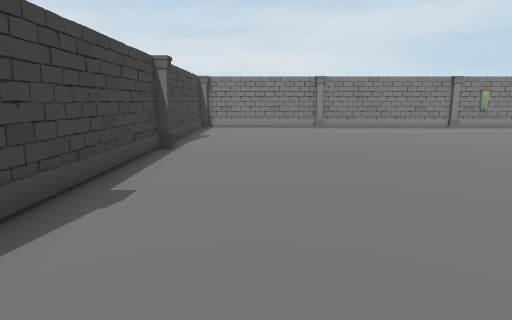
View 1 (above)

15 first-person views from a walk through a 3-D level made in the Unity game engine. The camera is 1.4 m above the floor, tilts 10° down and sees 75° across. The floor is counted in squares, 1.31 m on a side. Each view is taken from the middle of a square. On the plan, view 1 faces up. The plan holds only what a view shows up to about 13 squares ahead; the rest is blank. The player character is not drawn. Some surface patterns are stand-ins.

View 2
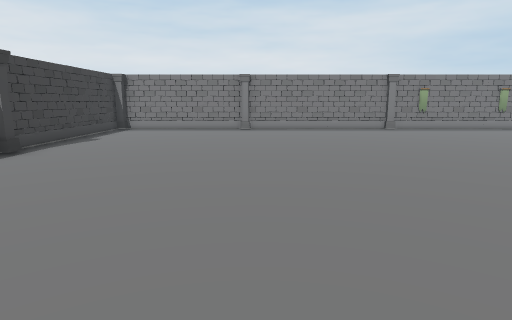

View 3
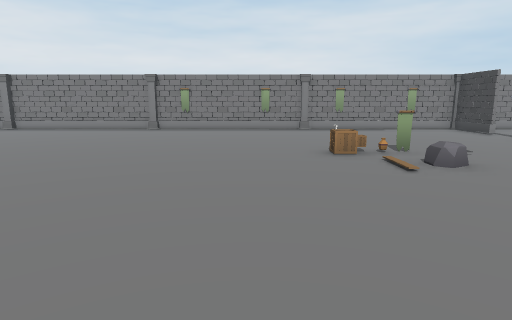

View 4
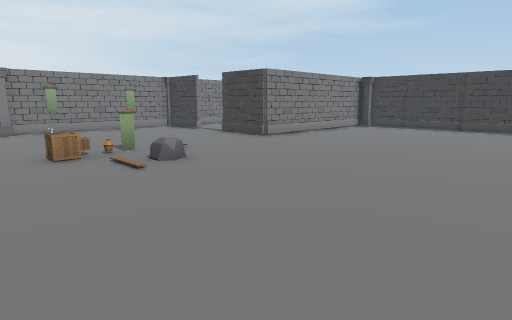

View 5
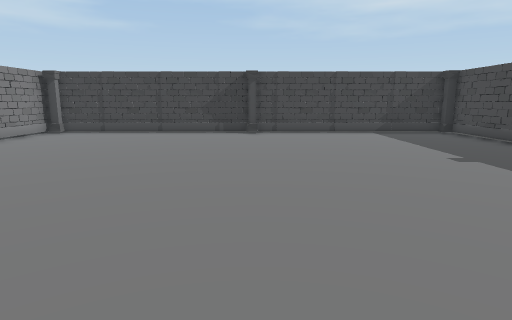

View 6
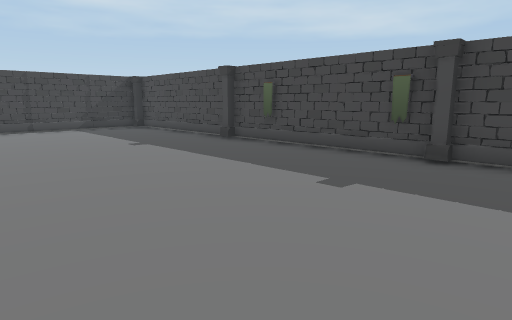

View 7
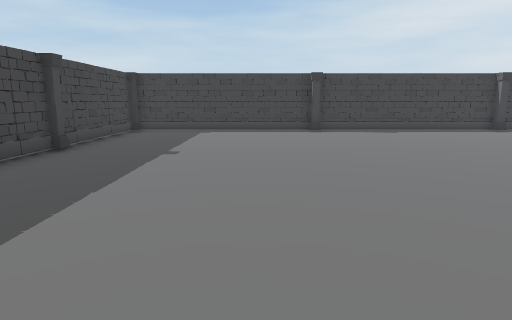

View 8
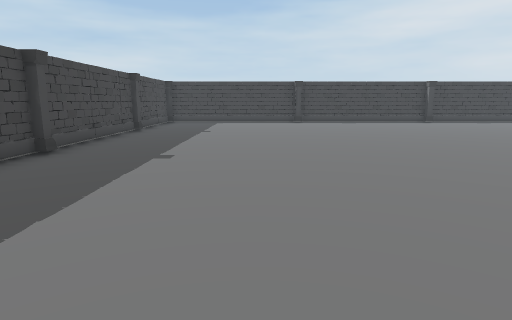

View 9
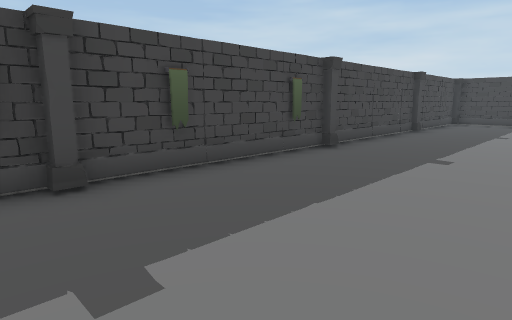

View 10
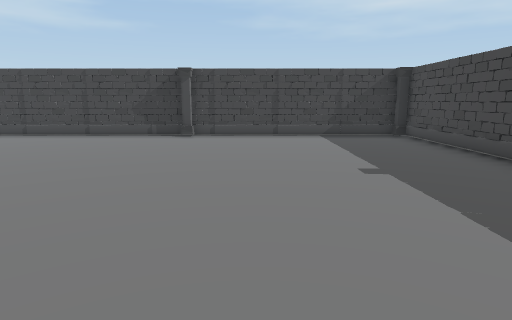

View 11
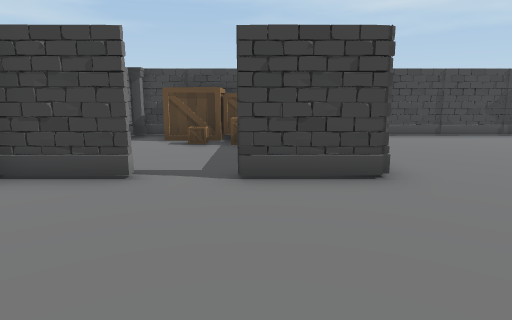

View 12
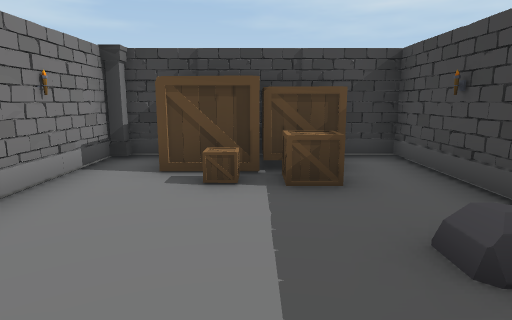

View 13
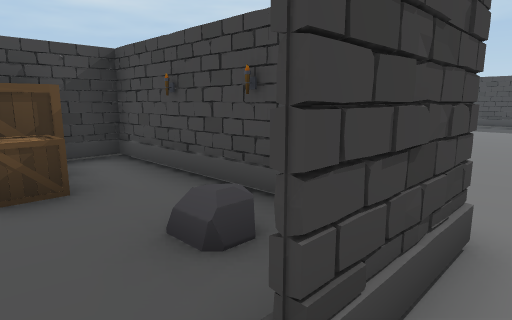

View 14
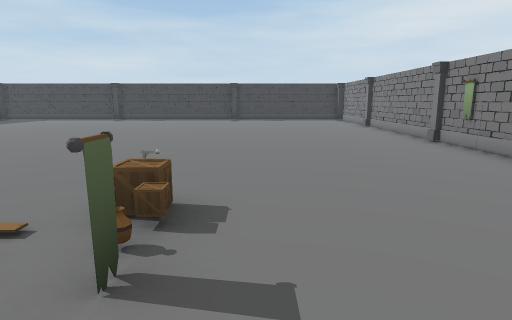

View 15
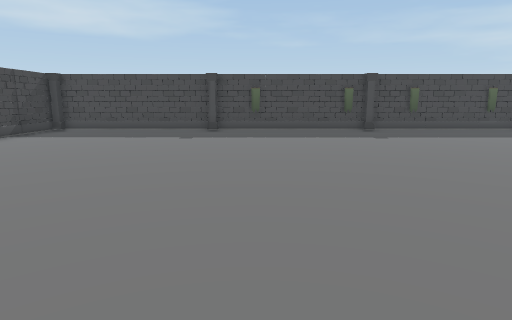

### Floor plan
Points are (right, up) in squares from view 1. A wall is a line through its corners. A room is listed if a view was taken in it or the views show most of it. See-through windows are left out.
Room 1 (views 1, 2, 3, 4, 5, 6, 7, 8, 9, 10, 11, 12, 13, 14, 15)
walls: (19.6, 8.1) (19.6, 10.4); (8.2, -5.6) (25.3, -5.5); (21.5, 8.1) (19.4, 8.1) (19.7, 8.6); (19.6, 11.7) (19.6, 13.8) (-1.5, 13.9); (23.4, 8.3) (25.6, 8.3); (25.5, 8.1) (23.4, 8.1); (-2.3, 13.5) (-2.3, -5.6) (7.7, -5.6); (25.4, 12.9) (25.3, 13.5); (25.5, 13.8) (23.4, 13.8); (25.7, -5.5) (25.4, 9.4)
objects: column (-2, -5); column (-2, 1); column (-2, 8); column (-2, 14); column (3, -5); column (3, 14); column (8, -5); column (8, 14); box (13, 8); column (14, -5); other object (14, 8); column (14, 14); column (20, -5); other object (22, 8); other object (23, 8); box (23, 10); box (23, 11) to (24, 12); other object (23, 14); box (24, 10) to (25, 11); column (25, -5); column (25, 1); column (25, 8); box (25, 12); column (25, 14)

Where each view was taken, in squares from view 1:
view 1: 0 up, 0 right, facing up
view 2: 1 up, 3 right, facing up
view 3: 1 up, 12 right, facing up
view 4: 1 up, 12 right, facing up-right
view 5: 1 up, 14 right, facing right
view 6: 1 up, 12 right, facing down-right
view 7: 1 down, 10 right, facing left
view 8: 1 down, 15 right, facing left
view 9: 1 down, 15 right, facing down-left
view 10: 1 down, 15 right, facing right
view 11: 10 up, 15 right, facing right
view 12: 11 up, 19 right, facing right
view 13: 11 up, 19 right, facing down-right
view 14: 9 up, 17 right, facing left
view 15: 7 up, 18 right, facing down
